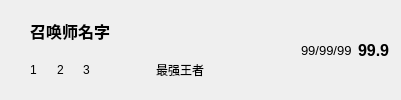
         <widget class="QWidget" name="widget_24" native="true">
          <layout class="QHBoxLayout" name="horizontalLayout_63">
           <item>
            <widget class="QLabel" name="label_231">
             <property name="maximumSize">
              <size>
               <width>45</width>
               <height>45</height>
              </size>
             </property>
             <property name="text">
              <string/>
             </property>
             <property name="pixmap">
              <pixmap resource="../data/data.qrc">:/hero/202.png</pixmap>
             </property>
             <property name="scaledContents">
              <bool>true</bool>
             </property>
            </widget>
           </item>
           <item>
            <layout class="QVBoxLayout" name="verticalLayout_37">
             <property name="spacing">
              <number>0</number>
             </property>
             <property name="leftMargin">
              <number>6</number>
             </property>
             <property name="bottomMargin">
              <number>0</number>
             </property>
             <item>
              <widget class="QLabel" name="label_232">
               <property name="font">
                <font>
                 <pointsize>12</pointsize>
                 <weight>75</weight>
                 <bold>true</bold>
                </font>
               </property>
               <property name="text">
                <string>召唤师名字</string>
               </property>
              </widget>
             </item>
             <item>
              <layout class="QHBoxLayout" name="horizontalLayout_64">
               <property name="spacing">
                <number>0</number>
               </property>
               <item>
                <widget class="QLabel" name="label_233">
                 <property name="text">
                  <string>1</string>
                 </property>
                </widget>
               </item>
               <item>
                <widget class="QLabel" name="label_234">
                 <property name="text">
                  <string>2</string>
                 </property>
                </widget>
               </item>
               <item>
                <widget class="QLabel" name="label_235">
                 <property name="text">
                  <string>3</string>
                 </property>
                </widget>
               </item>
              </layout>
             </item>
            </layout>
           </item>
           <item>
            <spacer name="horizontalSpacer_54">
             <property name="orientation">
              <enum>Qt::Horizontal</enum>
             </property>
             <property name="sizeHint" stdset="0">
              <size>
               <width>40</width>
               <height>20</height>
              </size>
             </property>
            </spacer>
           </item>
           <item>
            <layout class="QVBoxLayout" name="verticalLayout_38">
             <property name="spacing">
              <number>0</number>
             </property>
             <item>
              <widget class="QLabel" name="label_236">
               <property name="maximumSize">
                <size>
                 <width>50</width>
                 <height>40</height>
                </size>
               </property>
               <property name="text">
                <string/>
               </property>
               <property name="pixmap">
                <pixmap resource="../data/data.qrc">:/tier/challenger.png</pixmap>
               </property>
               <property name="scaledContents">
                <bool>true</bool>
               </property>
               <property name="alignment">
                <set>Qt::AlignCenter</set>
               </property>
              </widget>
             </item>
             <item>
              <widget class="QLabel" name="label_237">
               <property name="text">
                <string>最强王者</string>
               </property>
               <property name="alignment">
                <set>Qt::AlignCenter</set>
               </property>
              </widget>
             </item>
            </layout>
           </item>
           <item>
            <widget class="QLabel" name="label_238">
             <property name="maximumSize">
              <size>
               <width>35</width>
               <height>35</height>
              </size>
             </property>
             <property name="text">
              <string/>
             </property>
             <property name="pixmap">
              <pixmap resource="../data/data.qrc">:/items/3083.png</pixmap>
             </property>
             <property name="scaledContents">
              <bool>true</bool>
             </property>
            </widget>
           </item>
           <item>
            <widget class="QLabel" name="label_239">
             <property name="maximumSize">
              <size>
               <width>35</width>
               <height>35</height>
              </size>
             </property>
             <property name="text">
              <string/>
             </property>
             <property name="pixmap">
              <pixmap resource="../data/data.qrc">:/items/3083.png</pixmap>
             </property>
             <property name="scaledContents">
              <bool>true</bool>
             </property>
            </widget>
           </item>
           <item>
            <widget class="QLabel" name="label_240">
             <property name="maximumSize">
              <size>
               <width>35</width>
               <height>35</height>
              </size>
             </property>
             <property name="text">
              <string/>
             </property>
             <property name="pixmap">
              <pixmap resource="../data/data.qrc">:/items/3083.png</pixmap>
             </property>
             <property name="scaledContents">
              <bool>true</bool>
             </property>
            </widget>
           </item>
           <item>
            <widget class="QLabel" name="label_241">
             <property name="maximumSize">
              <size>
               <width>35</width>
               <height>35</height>
              </size>
             </property>
             <property name="text">
              <string/>
             </property>
             <property name="pixmap">
              <pixmap resource="../data/data.qrc">:/items/3083.png</pixmap>
             </property>
             <property name="scaledContents">
              <bool>true</bool>
             </property>
            </widget>
           </item>
           <item>
            <widget class="QLabel" name="label_242">
             <property name="maximumSize">
              <size>
               <width>35</width>
               <height>35</height>
              </size>
             </property>
             <property name="text">
              <string/>
             </property>
             <property name="pixmap">
              <pixmap resource="../data/data.qrc">:/items/3083.png</pixmap>
             </property>
             <property name="scaledContents">
              <bool>true</bool>
             </property>
            </widget>
           </item>
           <item>
            <widget class="QLabel" name="label_243">
             <property name="maximumSize">
              <size>
               <width>35</width>
               <height>35</height>
              </size>
             </property>
             <property name="text">
              <string/>
             </property>
             <property name="pixmap">
              <pixmap resource="../data/data.qrc">:/items/3083.png</pixmap>
             </property>
             <property name="scaledContents">
              <bool>true</bool>
             </property>
            </widget>
           </item>
           <item>
            <widget class="QLabel" name="label_244">
             <property name="maximumSize">
              <size>
               <width>35</width>
               <height>35</height>
              </size>
             </property>
             <property name="text">
              <string/>
             </property>
             <property name="pixmap">
              <pixmap resource="../data/data.qrc">:/items/3083.png</pixmap>
             </property>
             <property name="scaledContents">
              <bool>true</bool>
             </property>
            </widget>
           </item>
           <item>
            <widget class="QLabel" name="label_245">
             <property name="font">
              <font>
               <pointsize>10</pointsize>
               <weight>50</weight>
               <bold>false</bold>
              </font>
             </property>
             <property name="text">
              <string>99/99/99</string>
             </property>
            </widget>
           </item>
           <item>
            <widget class="QLabel" name="label_246">
             <property name="font">
              <font>
               <pointsize>12</pointsize>
               <weight>75</weight>
               <bold>true</bold>
              </font>
             </property>
             <property name="text">
              <string>99.9</string>
             </property>
            </widget>
           </item>
          </layout>
         </widget>
